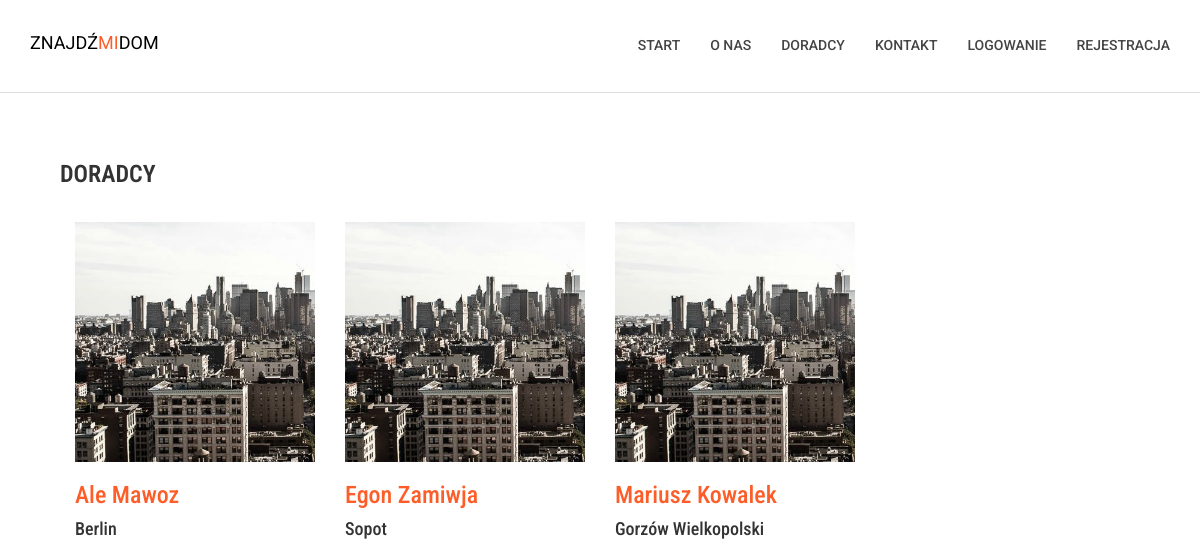
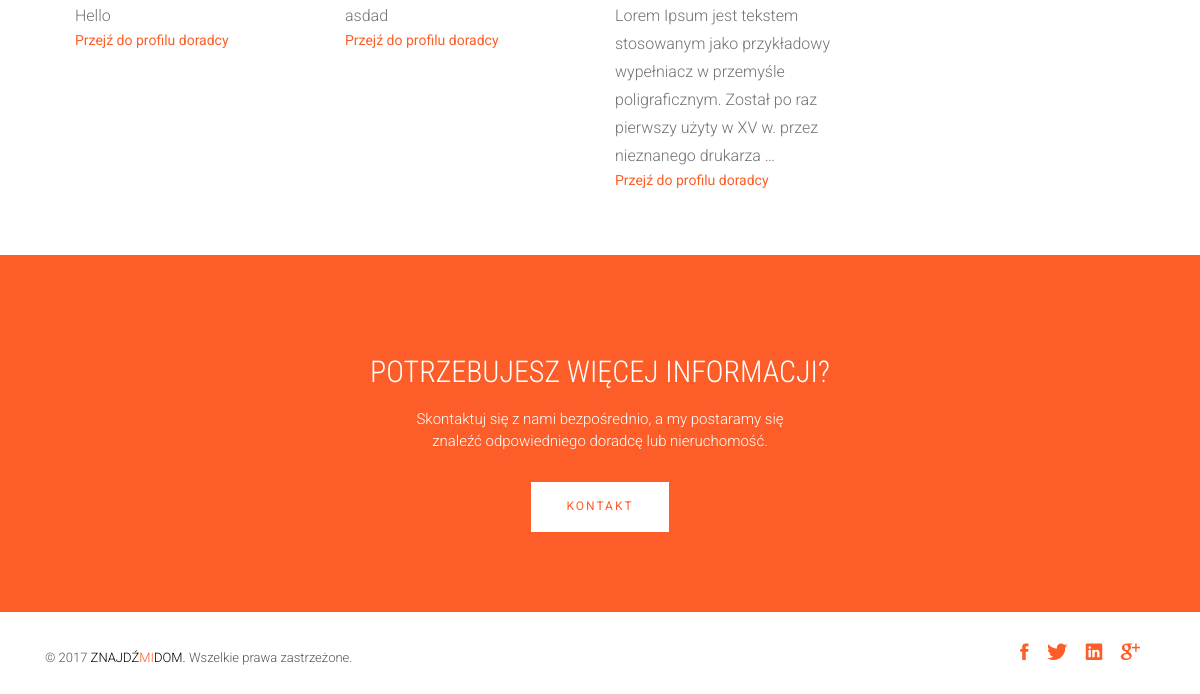
Page /profiles/ on the earlier database version (2 pictures, top to bottom).
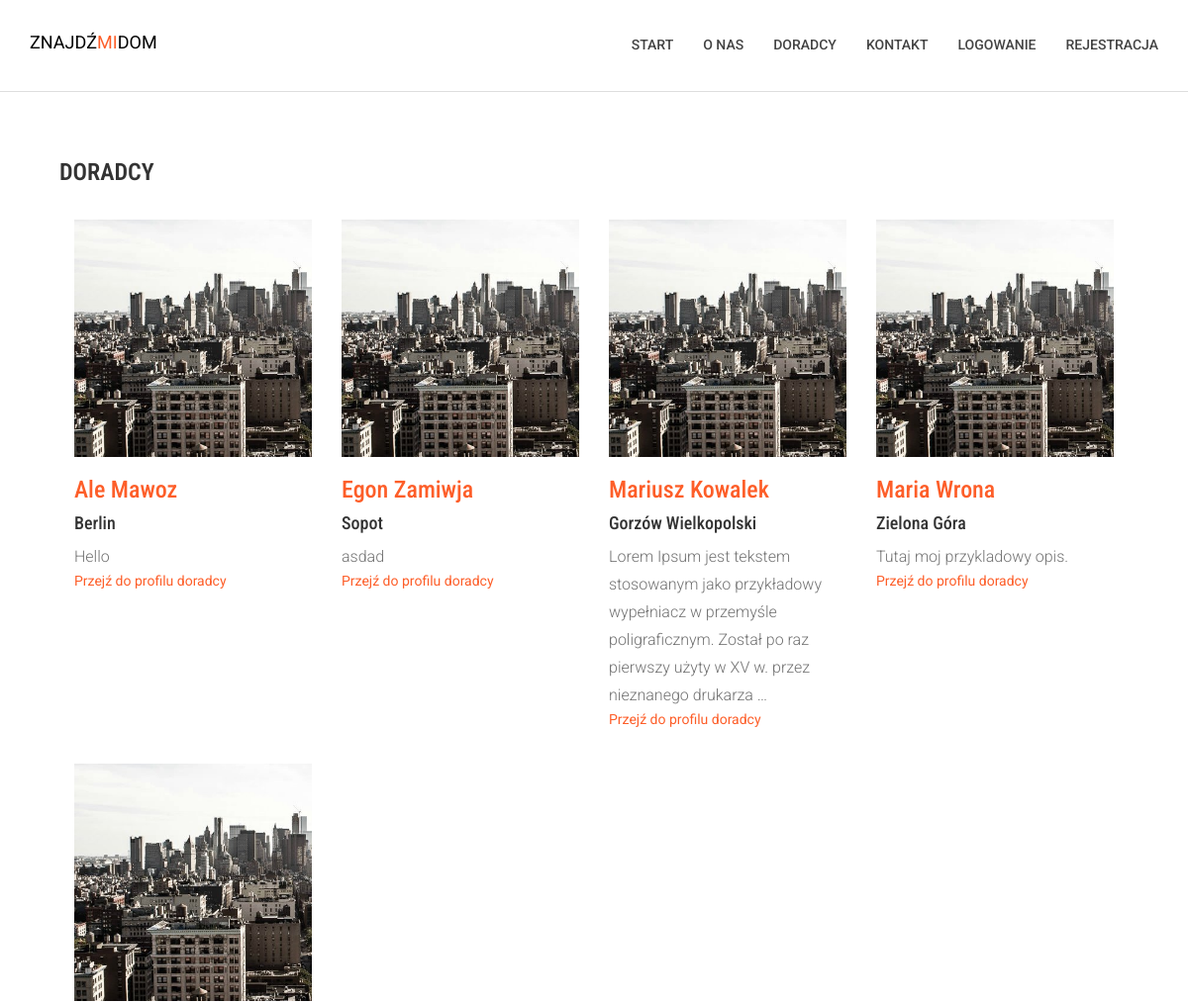
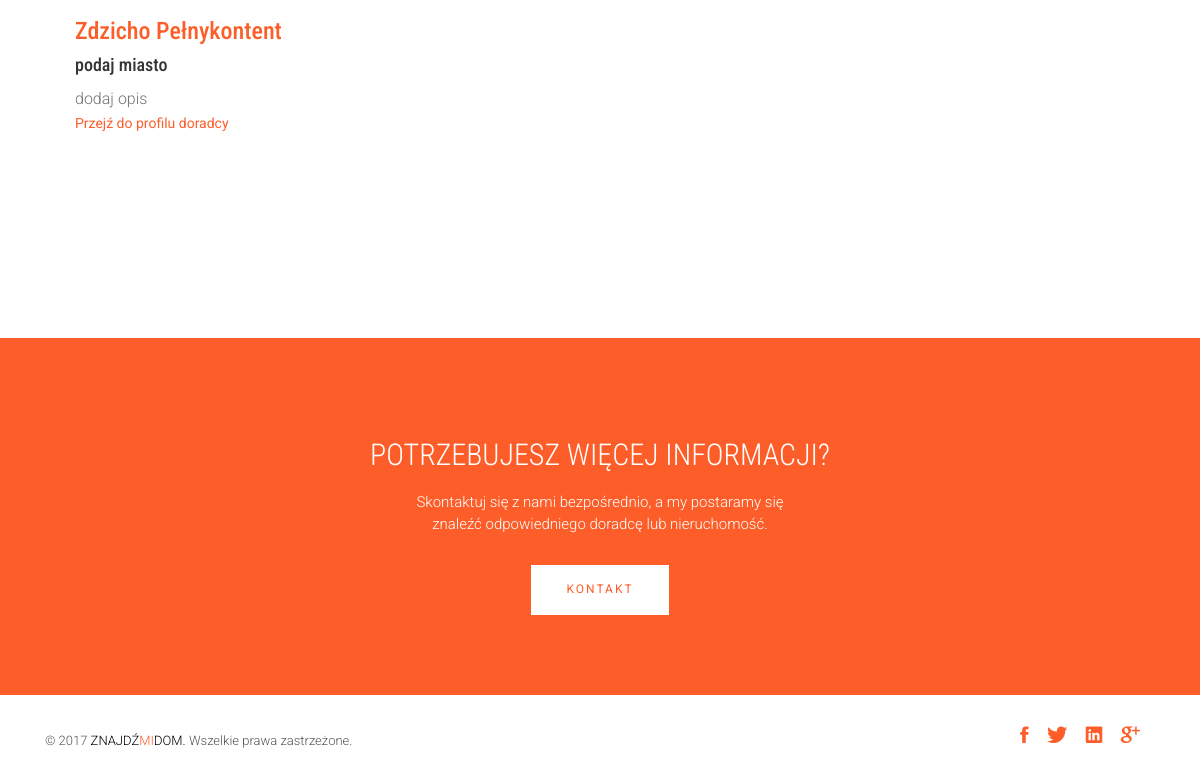
Same page on the later database version (2 pictures, top to bottom).
### profiles/models.py (models this page shows, shortened)
class Profile(models.Model):
	def validate_image(fieldfile_obj):
		filesize = fieldfile_obj.file.size
		megabyte_limit = 1
		if filesize > megabyte_limit*1024*1024:
			raise ValidationError("Zbyt duży rozmiar pliku. Użyj zdjęcia o rozmiarze poniżej %sMB" % str(megabyte_limit))
	user = models.OneToOneField(User, blank=True, null=True)
	avatar = models.ImageField(upload_to='avatar', blank=True, validators=[validate_image])
	description = models.TextField(blank=True)
	city = models.CharField(max_length=100, blank=True)
	updated = models.DateTimeField(auto_now=True, auto_now_add=False)
	timestamp = models.DateTimeField(auto_now=False, auto_now_add=True)

### profiles/views.py (the view)
def profile_list(request):
	profiles = Profile.objects.filter(city__gt='', description__gt='')
	return render(request, 'profiles/profile_list.html', {
		'profiles': profiles,
		})

### profiles/templates/profiles/profile_list.html (shortened to what this page needs)
{% extends "base.html" %}
{% load static from staticfiles %}
{% block content%}
         <section id="about">
                <div class="container">
                    <div class="row">
                        <div class="col-md-12 col-sm-12">
                            <div class="block wow fadeInLeft" data-wow-delay=".3s" data-wow-duration="500ms">
                                <h2>
                                Doradcy
                                </h2>
                                <p>
                                    {% for profile in profiles %}
                                    <div class="col-md-3 col-sm-6 profile-list-item">
                                    {% if profile.avatar %}
                                    <a href="{% url 'profiles:detail' pk=profile.pk %}">
    									<img src="{{ profile.avatar.url}}" class="img-responsive" alt="{{ profile.user.get_full_name }}" width=300></a>
                                	{% else %}
                                    <a href="{% url 'profiles:detail' pk=profile.pk %}">
                                        <img src="{% static '/images/avatar-default.jpg' %}"  class="img-responsive" alt="{{ profile.user.get_full_name }}" width=300>
                                    </a>
                              		{% endif %}
										<h3><a href="{% url 'profiles:detail' pk=profile.pk %}">{{ profile.user.get_full_name }}</a></h3>
                                        {% if profile.city %}
                                        <h4> {{ profile.city }}</h4>
                                        {% endif %}
                                        <p class="profile-description-list">{{ profile.description|truncatewords_html:22 }}</p>
										<a href="{% url 'profiles:detail' pk=profile.pk %}" class="profil-link">Przejź do profilu doradcy</a>
									</div>
                                    {% endfor %}
                                </p>
                            </div>
                        </div>
                    </div>
                </div>
            </section>
{% endblock %}

### templates/base.html (shortened to what this page needs)
{% load static from staticfiles %}
<!DOCTYPE html>
<html class="no-js">
    <head>
        <link rel="stylesheet" href="{% static 'css/bootstrap.min.css' %}">
        <link rel="stylesheet" href="{% static 'css/ionicons.min.css' %}">
        <link rel="stylesheet" href="{% static 'css/animate.css' %}">
        <link rel="stylesheet" href="{% static 'css/slider.css' %}">
        <link rel="stylesheet" href="{% static 'css/main.css' %}">
        <link rel="stylesheet" href="{% static 'css/responsive.css' %}">
    </head>
    <body>
        <header id="top-bar" class="navbar-fixed-top animated-header">
            <div class="container">
                <div class="navbar-header">
                    <div class="navbar-brand">
                        <a href="{% url 'home' %}" >
                            <span style="color: #000">ZNAJDŹ</span><span style="color: #fd5e29">MI</span><span style="color: #000">DOM</span>
                        </a>
                    </div>
                </div>
                <nav class="collapse navbar-collapse navbar-right" role="navigation">
                    <div class="main-menu">
                        <ul class="nav navbar-nav navbar-right">
                            <li>
                                <a href="{% url 'home' %}" >Start</a>
                            </li>
                            <li><a href="{% url 'about' %}">O nas</a></li>
                            <li><a href="{% url 'profiles:list' %}">Doradcy</a></li>
                            <li><a href="{% url 'contact' %}">Kontakt</a></li>
                            {% if user.is_authenticated %}
							  <li class="dropdown">
                                <a href="{% url 'panel' %}" class="dropdown-toggle btn-panel">Mój panel <span class="caret"></span></a>
                                <div class="dropdown-menu">
                                    <ul>
                                        <li><a href="{% url 'account_email' %}">Zmień E-Mail</a></li>
                                        <li><a href="{% url 'account_logout' %}">Wyloguj się</a></li>
                                    </ul>
                                </div>
                                </li>
							    {% else %}
							    <li><a href="{% url 'account_login' %}">Logowanie</a></li>
							    <li><a href="{% url 'account_signup' %}">Rejestracja</a></li>
							{% endif %}
                        </ul>
                    </div>
                </nav>
            </div>
        </header>
        <section id="messages">
            <div class="container">
                <div class="row">
                    <div class="col-md-12">
                    </div>
                </div>
            </div>
        </section>
{% block content %}
{% endblock %}
            <section id="call-to-action">
                <div class="container">
                    <div class="row">
                        <div class="col-md-12">
                            <div class="block">
                                <h2 class="title wow fadeInDown" data-wow-delay=".3s" data-wow-duration="500ms">POTRZEBUJESZ WIĘCEJ INFORMACJI?</h1>
                                <p class="wow fadeInDown" data-wow-delay=".5s" data-wow-duration="500ms">Skontaktuj się z nami bezpośrednio, a my postaramy się<br>znaleźć odpowiedniego doradcę lub nieruchomość.</p>
                                <a href="#" class="btn btn-default btn-contact wow fadeInDown" data-wow-delay=".7s" data-wow-duration="500ms">Kontakt</a>
                            </div>
                        </div>
                    </div>
                </div>
            </section>
            <footer id="footer">
                <div class="container">
                    <div class="col-md-8">
                        <p class="copyright">&copy; <span>2017</span>    <a href="{% url 'home' %}" >
                            <span style="color: #000">ZNAJDŹ</span><span style="color: #fd5e29">MI</span><span style="color: #000">DOM.</span>
                        </a> Wszelkie prawa zastrzeżone.
                    </div>
                    <div class="col-md-4">
                        <ul class="social">
                            <li>
                                <a href="#" class="Facebook">
                                    <i class="ion-social-facebook"></i>
                                </a>
                            </li>
                            <li>
                                <a href="#" class="Twitter">
                                    <i class="ion-social-twitter"></i>
                                </a>
                            </li>
                            <li>
                                <a href="#" class="Linkedin">
                                    <i class="ion-social-linkedin"></i>
                                </a>
                            </li>
                            <li>
                                <a href="#" class="Google Plus">
                                    <i class="ion-social-googleplus"></i>
                                </a>
                            </li>
                        </ul>
                    </div>
                </div>
            </footer>
        </body>
    </html>

### assets/css/main.css (style rules this page uses)
body { font-family: 'Roboto', sans-serif; }
h1, h2, h3, h4, h5, h6 { font-family: 'Roboto Condensed', sans-serif; }
p { font-family: 'Roboto', sans-serif; line-height: 22px; font-size: 16px; font-weight: 300; }
ul { padding-left: 0; }
ul li { list-style: none; }
h2 { font-size: 26px; }
a { color: #fd5e29; }
a.profil-link { font-weight: 400; }
.title { font-size: 30px; line-height: 1.1; font-weight: 300; color: #333; text-transform: uppercase; margin-bottom: 20px; }
.navbar-header .navbar-brand { padding: 5px 0; }
.navbar-header .navbar-brand a { height: auto; display: inline-block; margin-top: 8px; }
#top-bar { background: #fff; color: #fff; -webkit-transition: all 0.2s ease-out 0s; transition: all 0.2s ease-out 0s; padding: 15px 0; -webkit-box-shadow: 0 0 3px 0 rgba(0, 0, 0, 0.1); box-shadow: 0 0 3px 0 rgba(0, 0, 0, 0.1); border-bottom: 1px solid #dedede; }
#top-bar.animated-header { padding: 20px 0; background: #ffffff; box-shadow: none; }
#top-bar .main-menu li > a { color: #444; }
#top-bar .main-menu li { position: relative; }
#top-bar .main-menu li a { font-size: 14px; font-weight: 500; border-bottom: 2px solid transparent; -webkit-transition: .3s all; -o-transition: .3s all; transition: .3s all; text-transform: uppercase; }
#call-to-action { background: #fd5e29; background-size: cover; background-attachment: fixed; padding: 80px 0; text-align: center; position: relative; color: #fff; }
#call-to-action .block { position: relative; z-index: 99; color: #fff; }
#call-to-action .block h2 { margin-bottom: 15px; color: #fff; }
#call-to-action .block p { font-size: 15px; font-weight: 300; font-family: 'Roboto', sans-serif; margin-top: 20px; }
#call-to-action .block .btn-contact { background: #fff; border: none; color: #fd5e29; padding: 16px 35px; margin-top: 20px; font-size: 12px; letter-spacing: 2px; text-transform: uppercase; border-radius: 0; }
#about { padding: 30px 0 30px; }
#about .block { padding: 20px 30px 0 30px; }
#about .block h2 { font-size: 24px; font-weight: 600; margin-bottom: 30px; text-transform: uppercase; }
#about .block p { color: #727272; font-size: 16px; line-height: 28px; margin-bottom: 35px; }
#about .block img { max-width: 100%; }
#footer { background: #fff; padding: 25px 0; color: #555; }
#footer .copyright { font-size: 13px; margin-bottom: 0; margin-top: 10px; }
#footer .copyright a { color: #fd5e29; }
#footer .social { text-align: right; margin-bottom: 0; }
#footer .social li { display: inline-block; margin-right: 15px; }
#footer .social li a { font-size: 22px; color: #fd5e29; }
#messages { margin-top: 90px; }
.profile-list-item { min-height: 550px; }
#about .block p.profile-description-list { margin-bottom: 0; }

Differences in the rows shown:
added Profile: user.get_full_name "Maria Wrona", city "Zielona Góra", description "Tutaj moj przykladowy opis."
added Profile: user.get_full_name "Zdzicho Pełnykontent", city "podaj miasto", description "dodaj opis"
